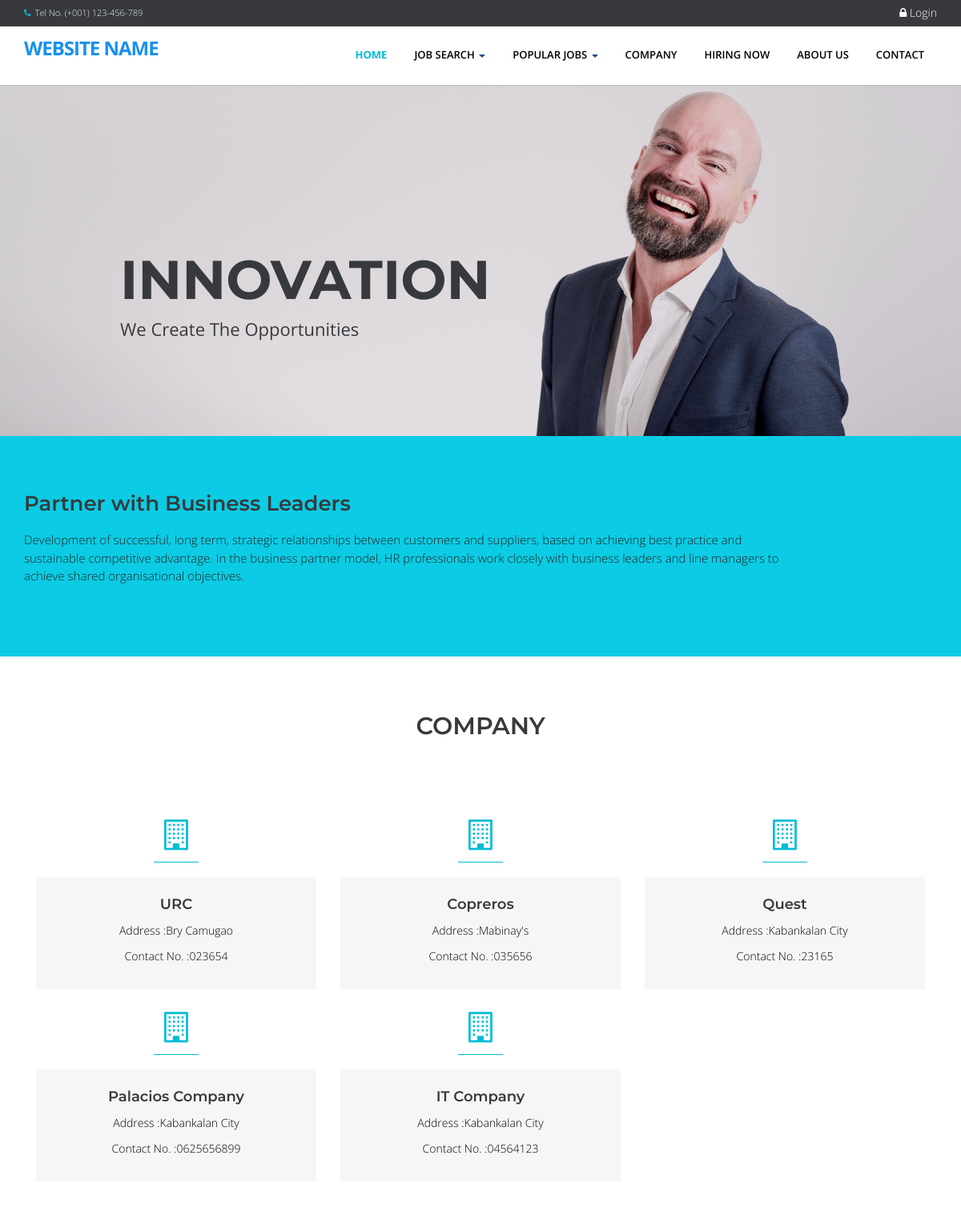
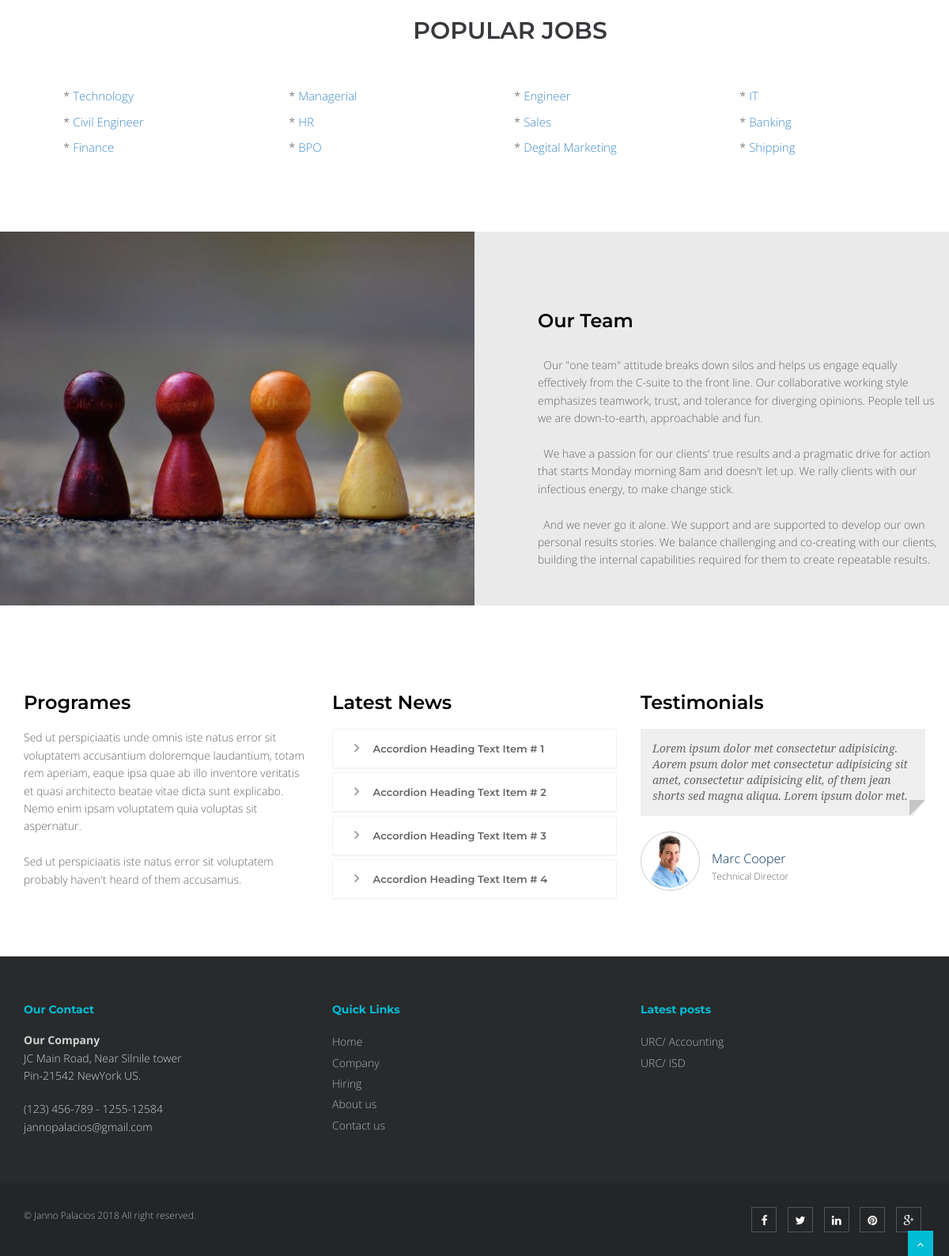
The page / on the database its author committed (2 pictures, top to bottom).
### tables this page shows
CREATE TABLE IF NOT EXISTS `tblcompany` (
  `COMPANYID` int(11) NOT NULL AUTO_INCREMENT,
  `COMPANYNAME` varchar(90) NOT NULL,
  `COMPANYADDRESS` varchar(90) NOT NULL,
  `COMPANYCONTACTNO` varchar(30) NOT NULL,
  `COMPANYSTATUS` varchar(90) NOT NULL,
  `COMPANYMISSION` text NOT NULL,
  PRIMARY KEY (`COMPANYID`)
);

CREATE TABLE IF NOT EXISTS `tblcategory` (
  `CATEGORYID` int(11) NOT NULL AUTO_INCREMENT,
  `CATEGORY` varchar(250) NOT NULL,
  PRIMARY KEY (`CATEGORYID`)
);

CREATE TABLE IF NOT EXISTS `tbljob` (
  `JOBID` int(11) NOT NULL AUTO_INCREMENT,
  `COMPANYID` int(11) NOT NULL,
  `CATEGORY` varchar(250) NOT NULL,
  `OCCUPATIONTITLE` varchar(90) NOT NULL,
  `REQ_NO_EMPLOYEES` int(11) NOT NULL,
  `SALARIES` double NOT NULL,
  `DURATION_EMPLOYEMENT` varchar(90) NOT NULL,
  `QUALIFICATION_WORKEXPERIENCE` text NOT NULL,
  `JOBDESCRIPTION` text NOT NULL,
  `PREFEREDSEX` varchar(30) NOT NULL,
  `SECTOR_VACANCY` text NOT NULL,
  `JOBSTATUS` varchar(90) NOT NULL,
  `DATEPOSTED` datetime NOT NULL,
  PRIMARY KEY (`JOBID`)
);

### home.php (the view, shortened to what the rows shown need)
<section id="content">
<div class="container">
      <div class="row">
    <div class="col-md-12">
      <div class="aligncenter"><h2 class="aligncenter">Company</h2></div>
      <br/>
    </div>
  </div>
  <?php
    $sql = "SELECT * FROM `tblcompany`";
    $mydb->setQuery($sql);
    $comp = $mydb->loadResultList();
    foreach ($comp as $company ) {
  ?>
          <div class="col-sm-4 info-blocks">
              <i class="icon-info-blocks fa fa-building-o"></i>
              <div class="info-blocks-in">
                  <h3><?php echo $company->COMPANYNAME;?></h3>
                  <p>Address :<?php echo $company->COMPANYADDRESS;?></p>
                  <p>Contact No. :<?php echo $company->COMPANYCONTACTNO;?></p>
              </div>
          </div>
  <?php } ?>
</div>
</section>
<section class="section-padding gray-bg">
  <div class="container">
    <div class="row">
      <div class="col-md-12">
        <div class="section-title text-center">
          <h2 >Popular Jobs</h2>
        </div>
      </div>
    </div>
    <div class="row">
      <div class="col-md-12 ">
        <?php
          $sql = "SELECT * FROM `tblcategory`";
          $mydb->setQuery($sql);
          $cur = $mydb->loadResultList();
          foreach ($cur as $result) {
            echo '<div class="col-md-3" style="font-size:15px;padding:5px">* <a href="'.web_root.'index.php?q=category&search='.$result->CATEGORY.'">'.$result->CATEGORY.'</a></div>';
          }
        ?>
      </div>
    </div>
  </div>
</section>

### theme/templates.php (shortened to what the rows shown need)
 <!DOCTYPE html>
<html lang="en">
<head>
<link href="<?php echo web_root; ?>plugins/home-plugins/css/bootstrap.min.css" rel="stylesheet" />
<link href="<?php echo web_root; ?>plugins/home-plugins/css/fancybox/jquery.fancybox.css" rel="stylesheet">
<link href="<?php echo web_root; ?>plugins/home-plugins/css/flexslider.css" rel="stylesheet" />
<link href="<?php echo web_root; ?>plugins/home-plugins/css/style.css" rel="stylesheet" />
<link rel="stylesheet" href="<?php echo web_root;?>plugins/font-awesome/css/font-awesome.min.css">
<link rel="stylesheet" href="<?php echo web_root;?>plugins/dataTables/jquery.dataTables.min.css">
<link rel="stylesheet" href="<?php echo web_root;?>plugins/dataTables/jquery.dataTables_themeroller.css">
<link href="<?php echo web_root; ?>plugins/datepicker/bootstrap-datetimepicker.min.css" rel="stylesheet" media="screen">
<link href="<?php echo web_root; ?>plugins/datepicker/datepicker3.css" rel="stylesheet" media="screen">
</head>
<body>
<div id="wrapper" class="home-page">
                            <?php
                            $sql = "SELECT * FROM `tblcategory` LIMIT 10";
                            $mydb->setQuery($sql);
                            ?>
      <?php
       require_once $content;
        ?>
  <footer>
  <div class="container">
    <div class="row">
      <div class="col-md-4 col-sm-4">
        <div class="widget">
          <ul class="link-list">
            <?php
                  $sql = "SELECT * FROM `tblcompany` c,`tbljob` j WHERE c.`COMPANYID`=j.`COMPANYID`   ORDER BY DATEPOSTED DESC LIMIT 3" ;
                  $mydb->setQuery($sql);
                  $cur = $mydb->loadResultList();
                  foreach ($cur as $result) {
                    echo ' <li><a href="'.web_root.'index.php?q=viewjob&search='.$result->JOBID.'">'.$result->COMPANYNAME . '/ '. $result->OCCUPATIONTITLE .'</a></li>';
                  }
              ?>
          </ul>
        </div>
      </div>
    </div>
  </div>
  </footer>
</div>
</body>
</html>

### rows shown on the page
tblcompany: COMPANYNAME "URC", COMPANYADDRESS "Bry Camugao", COMPANYCONTACTNO "023654"
tblcompany: COMPANYNAME "Copreros", COMPANYADDRESS "Mabinay's", COMPANYCONTACTNO "035656"
tblcompany: COMPANYNAME "Quest", COMPANYADDRESS "Kabankalan City", COMPANYCONTACTNO "23165"
tblcompany: COMPANYNAME "Palacios Company", COMPANYADDRESS "Kabankalan City", COMPANYCONTACTNO "0625656899"
tblcompany: COMPANYNAME "IT Company", COMPANYADDRESS "Kabankalan City", COMPANYCONTACTNO "04564123"
tblcategory: CATEGORY "Technology"
tblcategory: CATEGORY "Managerial"
tblcategory: CATEGORY "Engineer"
tblcategory: CATEGORY "IT"
tblcategory: CATEGORY "Civil Engineer"
tblcategory: CATEGORY "HR"
tblcategory: CATEGORY "Sales"
tblcategory: CATEGORY "Banking"
tblcategory: CATEGORY "Finance"
tblcategory: CATEGORY "BPO"
tblcategory: CATEGORY "Degital Marketing"
tblcategory: CATEGORY "Shipping"
tbljob: COMPANYID.COMPANYNAME "URC", OCCUPATIONTITLE "Accounting"
tbljob: COMPANYID.COMPANYNAME "URC", OCCUPATIONTITLE "ISD"
